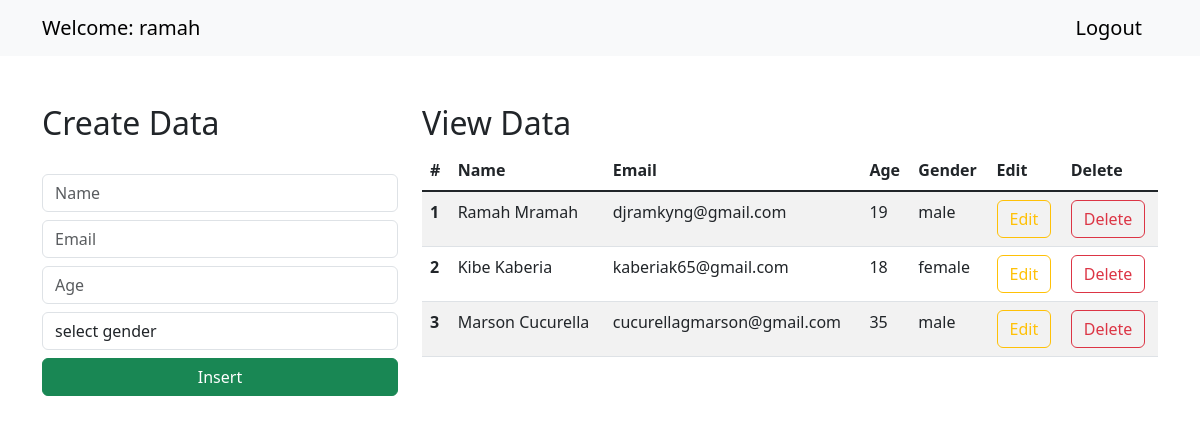
The app's page / (signed in) with its own data.
### djangocrudmidmrng/models.py (models this page shows, shortened)
class Student(models.Model):
    name=models.CharField(max_length=30,blank=False,null=False)
    email=models.EmailField()
    age=models.IntegerField()
    gender=models.CharField(max_length=30,blank=False,null=False)

### djangocrudmidmrng/views.py (the view)
# urls.py: path('',views.index, name='my-index'),
def index(request):
    data = Student.objects.all()
    context = {"data": data}
    return render(request, "index.html", context)

### templates/index.html (shortened to what this page needs)
<!doctype html>
<html lang="en">
    <link href="https://cdn.jsdelivr.net/npm/bootstrap@5.3.0-alpha1/dist/css/bootstrap.min.css" rel="stylesheet">
  <head>
  </head>
  <body>
    <nav class="navbar navbar-expand-lg bg-body-tertiary">
        <div class="container-md">
          <a class="navbar-brand" href="/">Welcome: {{request.user}}</a>
          <a class="navbar-brand" href="/logout">Logout</a>
        </div>
      </nav>
      <div class="container mt-5">
        <div class="row">
            <div class="col-md-4">
                <h2>Create Data</h2>
                <br>
                <form action="/insert" method="post">{% csrf_token %}
                    <div class="form-group">
                        <input type="text" class="form-control" placeholder="Name" name="name" required>
                    </div>
                    <div class="form-group">
                        <input type="email" class="form-control  mt-2" placeholder="Email" name="email" required>
                    </div>
                    <div class="form-group">
                        <input type="number" class="form-control  mt-2" placeholder="Age" name="age" required>
                    </div>
                    <div class="form-group mt-2">
                        <select id="gender" name="gender" class="form-control" required>
                            <option selected>select gender</option>
                        </select>
                    </div>
                    <div class="d-grid gap-2">
                        <button class="btn btn-success mt-2" type="submit">Insert</button>
                    </div>
                </form>
            </div>
            <div class="col-md-8">
                <h2>View Data</h2>
                <table class="table table-striped table-hover">
                    <thead>
                      <tr>
                        <th scope="col">#</th>
                        <th scope="col">Name</th>
                        <th scope="col">Email</th>
                        <th scope="col">Age</th>
                        <th scope="col">Gender</th>
                        <th scope="col">Edit</th>
                        <th scope="col">Delete</th>
                      </tr>
                    </thead>
                    <tbody class="table-group-divider">
                    {% for d in data %}
                      <tr>
                        <th scope="row">{{d.id}}</th>
                        <td>{{d.name}}</td>
                        <td>{{d.email}}</td>
                        <td>{{d.age}}</td>
                        <td>{{d.gender}}</td>
                        <td><a href="/update/{{d.id}}" type="button" class="btn btn-outline-warning">Edit</a></td>
                        <td><a href="/delete/{{d.id}}" type="button" class="btn btn-outline-danger">Delete</a></td>
                      </tr>
                    {% endfor %}
                    </tbody>
                  </table>
            </div>
        </div>
      </div>
  </body>
</html>

### records on screen
Student: id "1", name "Ramah Mramah", email "djramkyng@gmail.com", age "19", gender "male"
Student: id "2", name "Kibe Kaberia", email "kaberiak65@gmail.com", age "18", gender "female"
Student: id "3", name "Marson Cucurella", email "cucurellagmarson@gmail.com", age "35", gender "male"

### other values on screen
{{ request.user }} "ramah"
